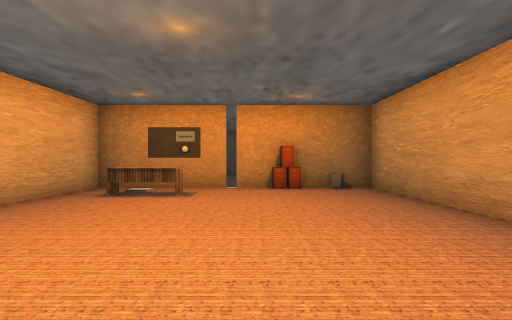
View 1 (above)

23 first-person views from a walk through a Unity game level. The camera is 1.5 m above the floor, looks level and sees 80° across. The floor is counted in squares, 2 m on a side. Each view is taken from the middle of a square. On the plan, view 1 faces up. The plan holds only what a view shows up to about 10 squares ahead; the rest is blank. The place goes on beyond the plan. The player character is not drawn. Some surface patterns are stand-ins.

View 2
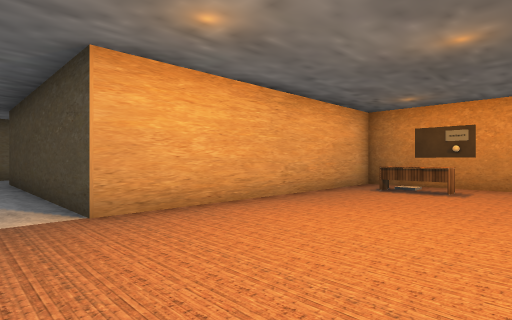

View 3
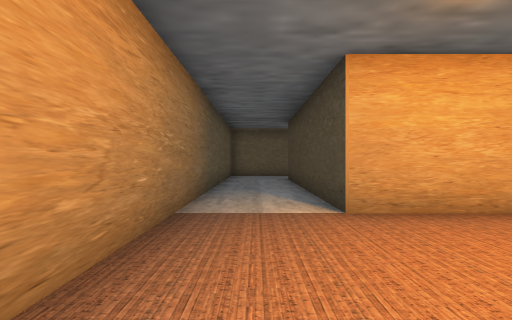

View 4
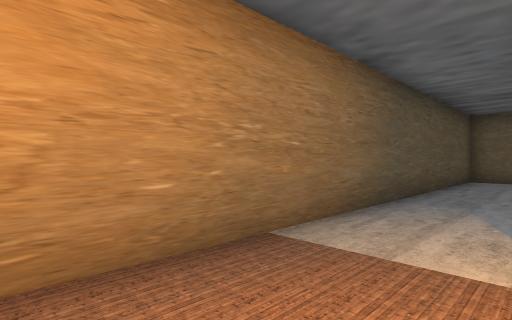

View 5
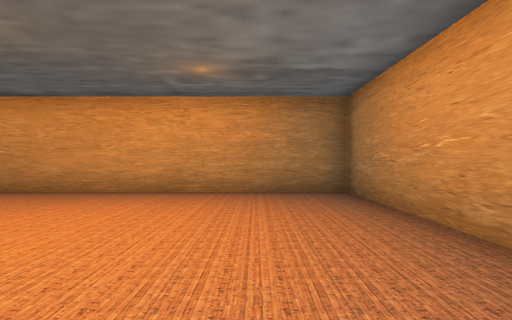

View 6
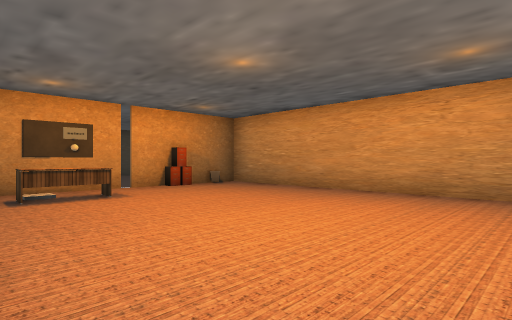

View 7
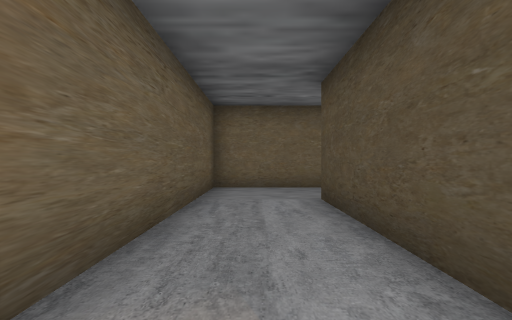

View 8
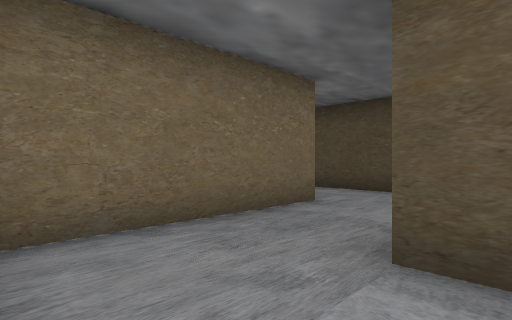

View 9
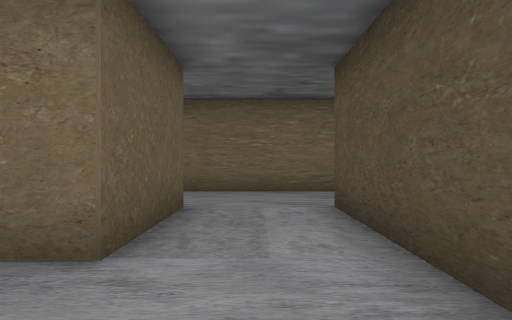

View 10
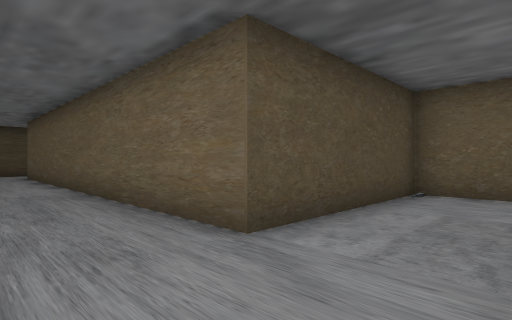

View 11
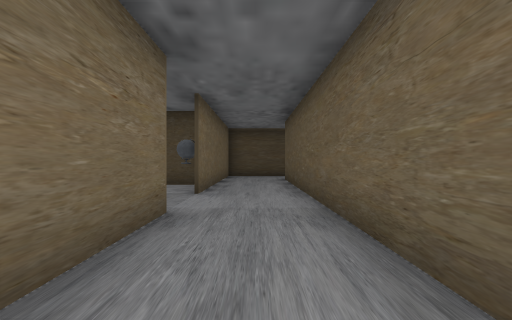

View 12
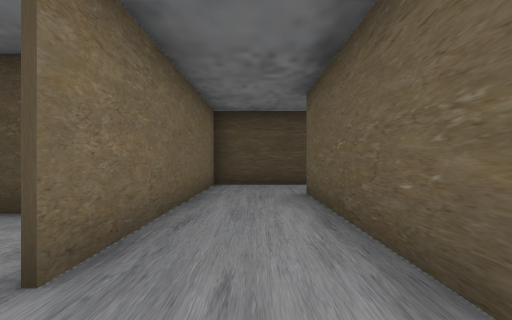

View 13
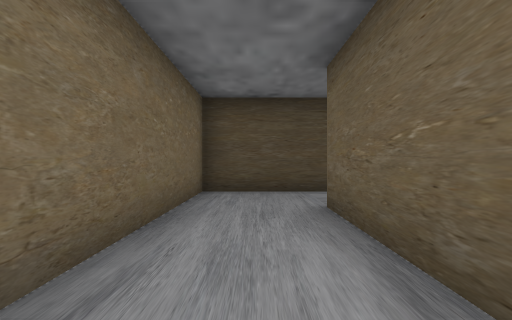

View 14
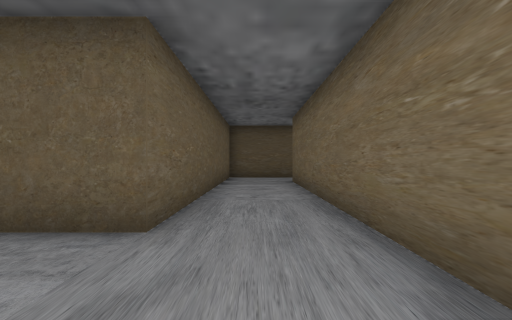

View 15
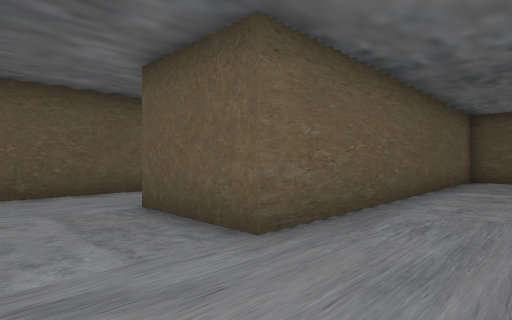

View 16
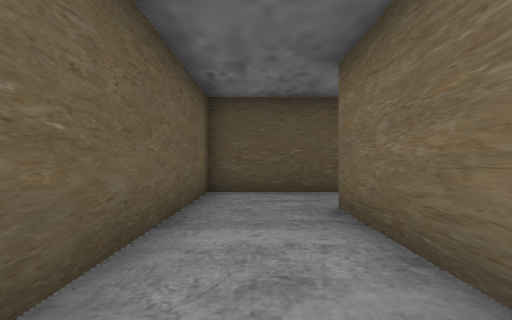

View 17
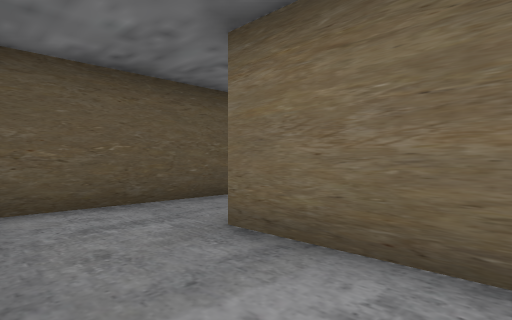

View 18
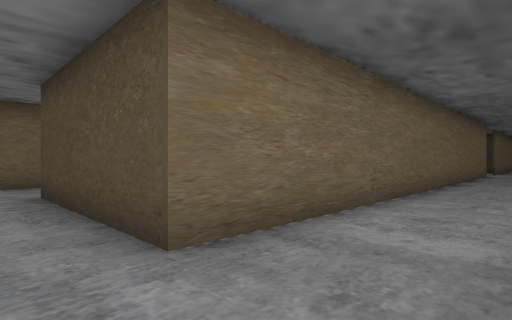

View 19
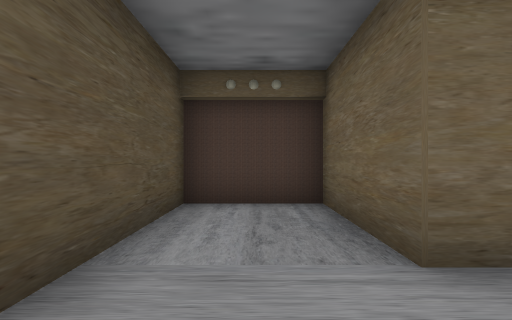

View 20
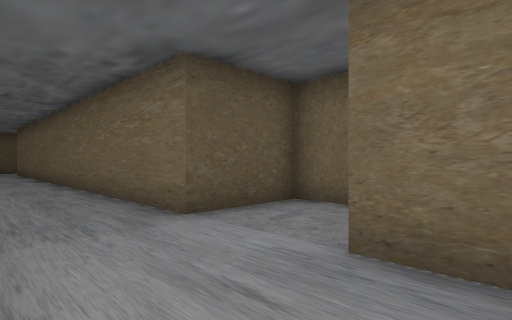

View 21
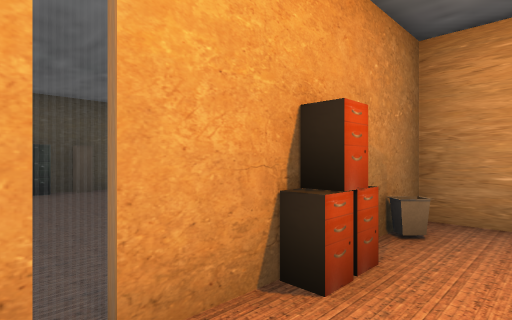

View 22
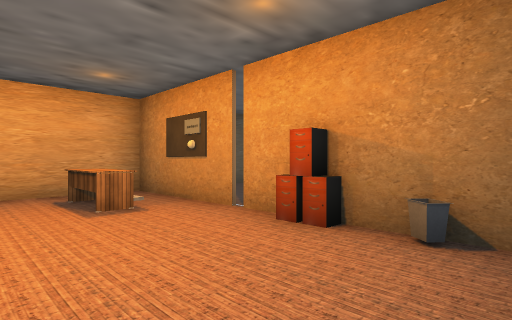

View 23
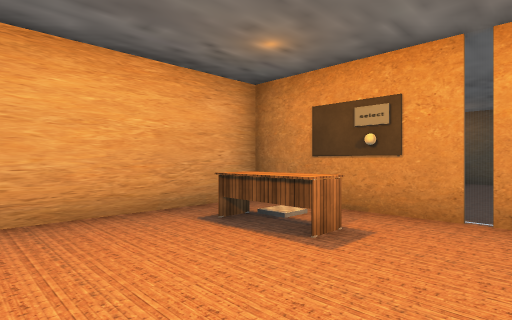

### Floor plan
Points are (right, up) in squares from view 1. A wall is a line through its corners. A room is listed if a view was taken in it or the views show most of it. See-through windows are left out.
Room 1 (views 1, 2, 3, 4, 5, 6, 7, 8, 9, 10, 11, 12, 13, 14, 15, 16, 17, 18, 20, 21, 22, 23)
walls: (-11.9, 1.8) (-11.9, 5.3) (-16.9, 5.3) (-16.9, 15.6); (-21.5, 10.4) (-19.3, 10.4) (-19.3, -4.7) (-21.5, -4.7); (-21.4, -7.2) (-16.9, -7.2) (-16.9, 2.8) (-14.3, 2.8) (-14.3, -2.2) (3.1, -2.2) (3.1, 8.3); (1.2, 7.9) (0.4, 7.9); (-19.3, 15.6) (-19.3, 12.8); (-19.8, 15.3) (-21.5, 15.3); (1.6, 8.3) (-4.3, 8.3) (-4.3, 0.3) (-11.9, 0.3)
ways out: opening at (-17.5, 16) to room 2
objects: desk (-3, 7) to (-2, 7); other object (-3, 8)
Room 2 (view 19)
walls: (-16.9, 15.6) (-16.9, 17.8) (-13.7, 17.8) (-13.7, 20.3) (-19.3, 20.3) (-19.3, 15.6)
ways out: opening at (-17.5, 16) to room 1

Positions as (right, up) in squares from view 1, and headings:
1: (0, 0), facing up
2: (0, -1), facing up-left
3: (0, -1), facing left
4: (-2, 0), facing down-left
5: (-4, 0), facing right
6: (-4, 0), facing up-right
7: (-6, -1), facing left
8: (-11, -2), facing up-left
9: (-12, 4), facing left
10: (-19, 3), facing up-right
11: (-18, 6), facing up
12: (-18, 11), facing up
13: (-18, 13), facing up
14: (-18, 6), facing down
15: (-19, 5), facing down-right
16: (-18, 0), facing down
17: (-17, -2), facing down-left
18: (-17, -6), facing up-left
19: (-19, 19), facing right
20: (-17, 14), facing down-left
21: (-1, 7), facing up-right
22: (3, 5), facing up-left
23: (0, 4), facing up-left
